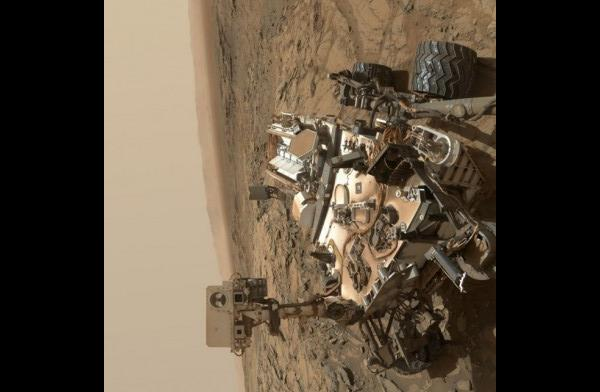
#> input picture 2023/google-it-automation-capstones/images/mars.jpg, 600 x 392 px; its folder holds only this picture in this run
$ python image_processor.py
#> lines starting #> are read from the running program, lines starting #| are printed output that depends on the picture
#!/usr/bin/env python3

# Module 1 Project - Image Processor
# Developed using Python 3.11.4


# Using Pillow version 10.0.0
from PIL import Image
import os

img_path = './images/'
save_to_path = '/opt/icons/'

# Takes a string paramater, opens the matching file name using PIL.Image,
# rotates the image 90 degrees clockwise, resizing it to 128x128, and saves as a '.JPEG' to 'opt/icons/'
def flip_and_save(image_name):
#> called with image_name = 'mars.jpg'
    im = Image.open(img_path + image_name)
#> im is the input picture: PIL image 600x392 RGB; mean R, G, B 88.9, 76.4, 61
    im.rotate(-90).resize((128,128)).convert('RGB').save(save_to_path + image_name, "JPEG")
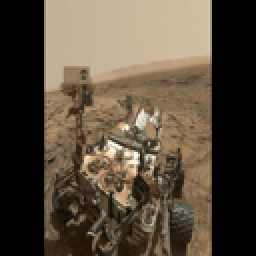
#> saved as mars.jpg: PIL image 128x128 RGB (shown 2 times larger); mean R, G, B 88.9, 76.4, 61

# Using the os module, the './images' directory is parsed, and file contents
# are stored in a list.
# A function call to flip_and_save passes the current file name for Image processing.
def main():
    files = [f for f in os.listdir(img_path)]
    for f in files:
        print('processing...' + f)
        flip_and_save(f)

if __name__ == '__main__':
    main()
